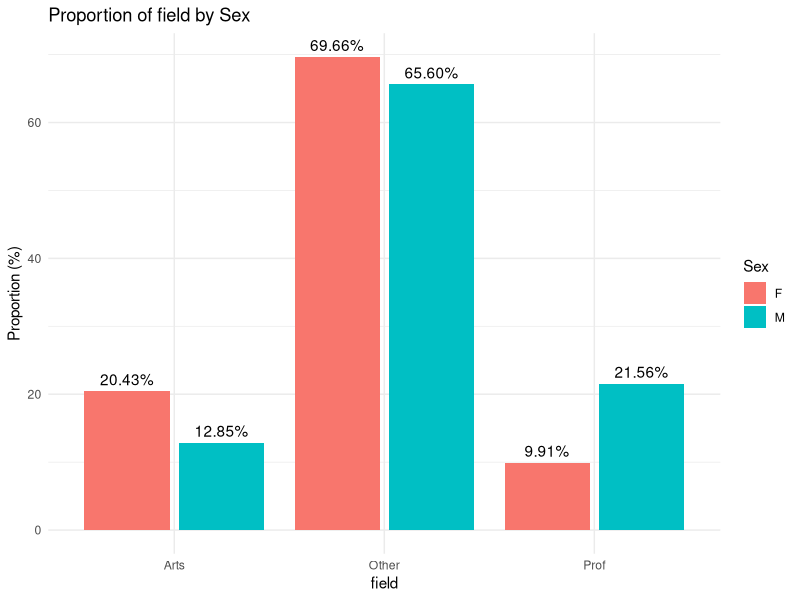
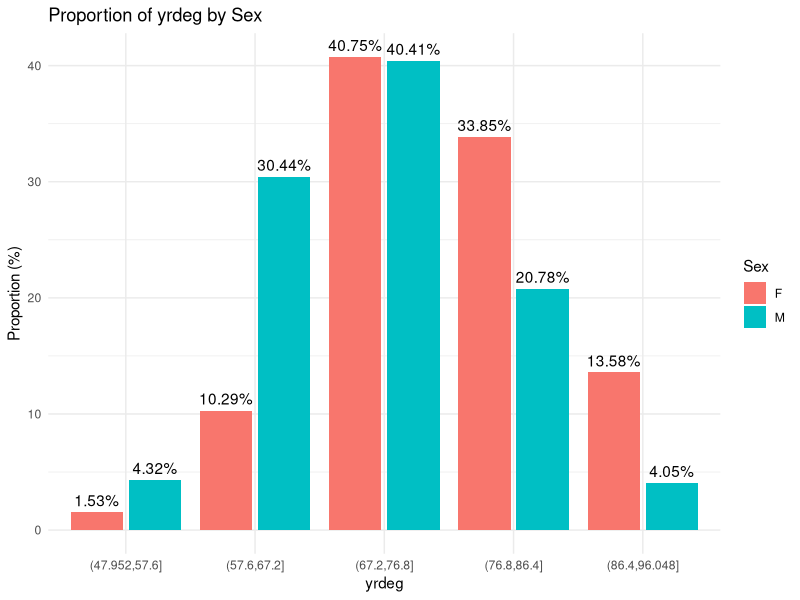
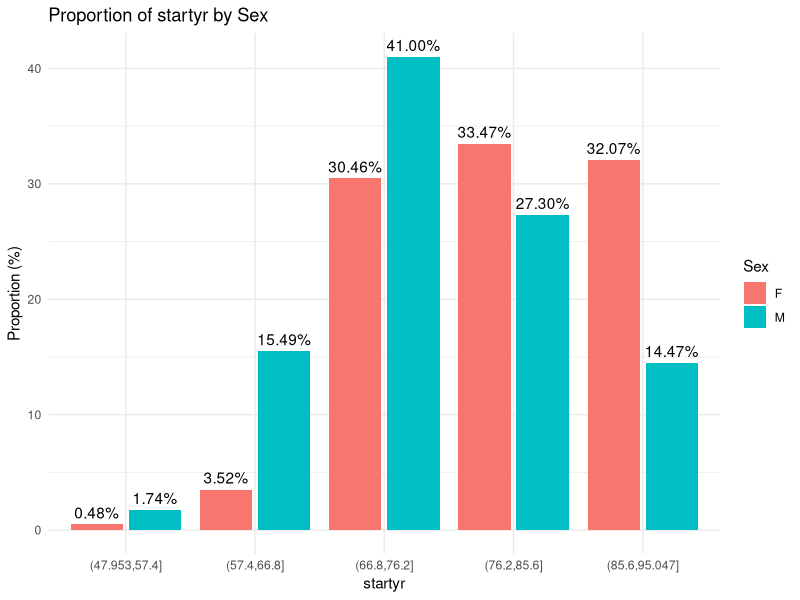
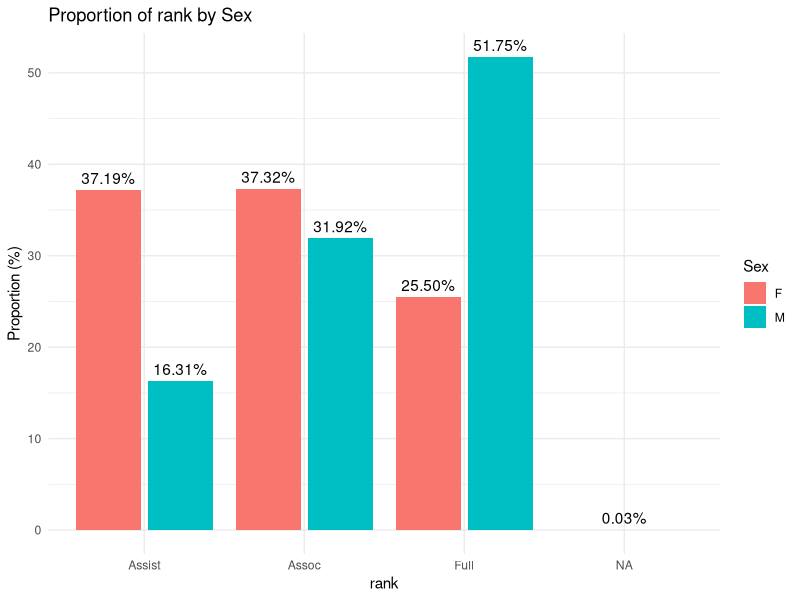
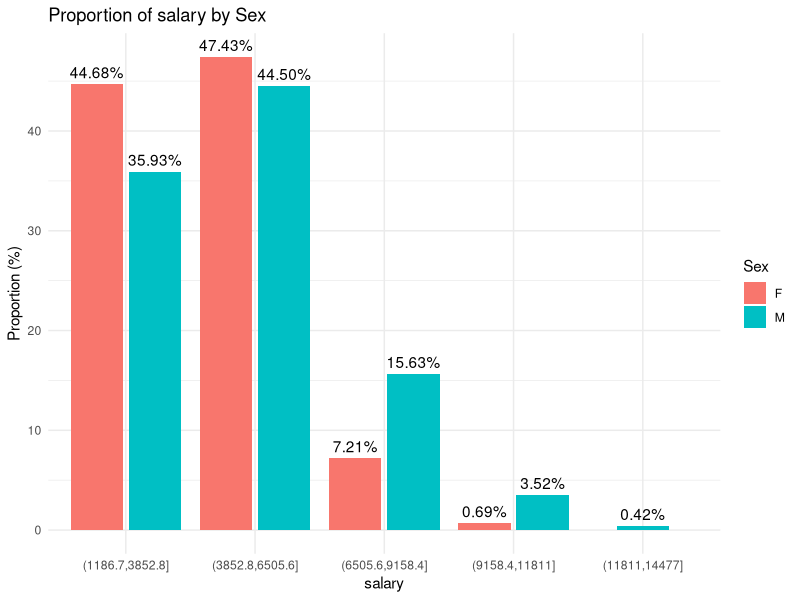
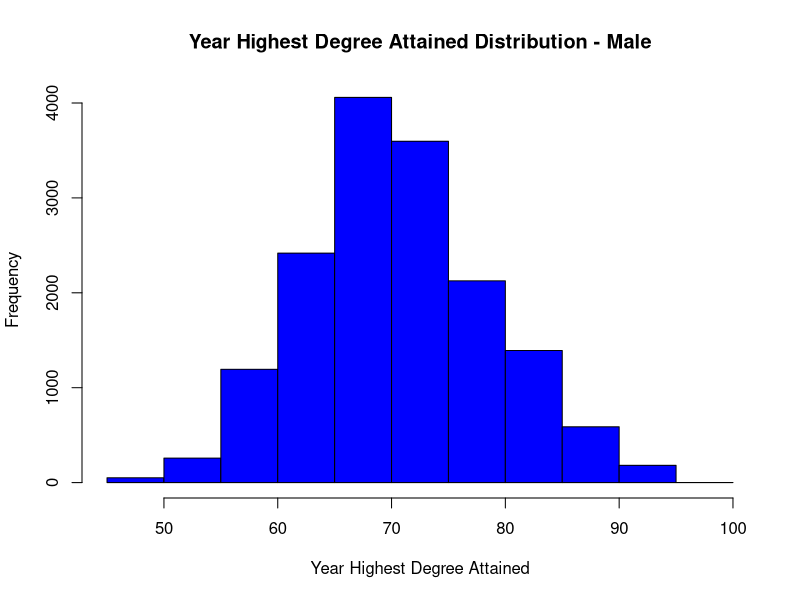
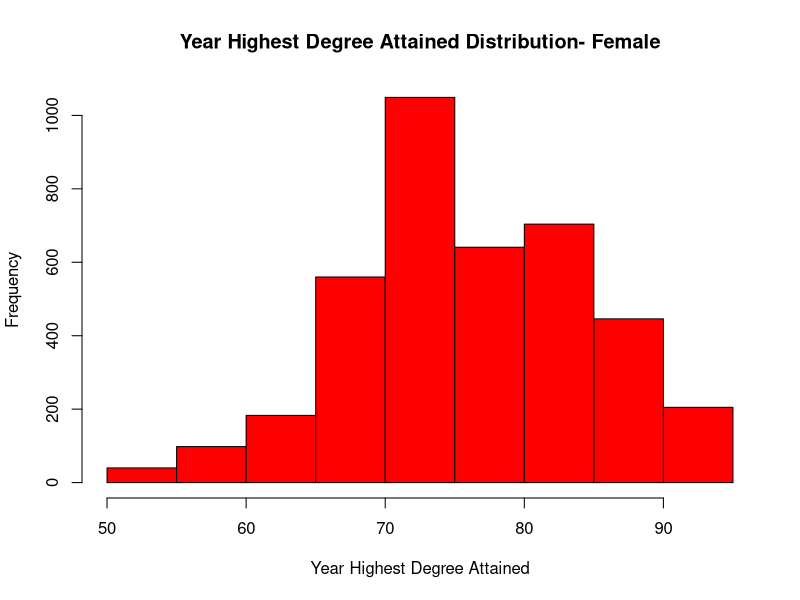
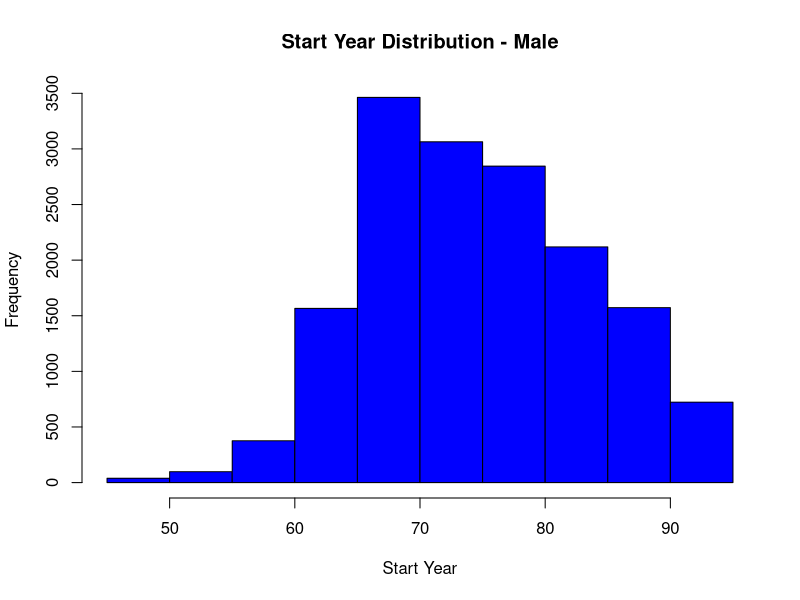

Write R code to recreate these figures, in order.
## ---- chunk 1
df <- read.table("salary.txt", header = TRUE, sep = "", stringsAsFactors = FALSE)
head(df)
## ---- chunk 2
df_male <- subset(df, sex == "M")
df_female <- subset(df, sex == "F")
## ---- chunk 3
print(summary(df_male))
## ---- chunk 4
print(summary(df_female))
## ---- chunk 5
library(ggplot2)
library(dplyr)

# Count total number of M and F in the dataset
total_sex <- df %>% count(sex)

for (stat in c("field", "yrdeg", "startyr", "rank", "salary")) {
  if (stat %in% c("yrdeg", "startyr", "salary")) {

    df <- df %>%
      mutate(binned = cut(!!sym(stat), breaks = 5, dig.lab = 5))
    df %>%
      count(binned, sex) %>%
      left_join(total_sex, by = "sex", suffix = c("", "_total")) %>%
      mutate(prop = n / n_total * 100) %>%
      ggplot(aes(x = binned, y = prop, fill = sex)) +
      geom_bar(stat = "identity", position = position_dodge2(preserve = "single")) +
      geom_text(aes(label = sprintf("%.2f%%", prop)), position = position_dodge2(width = 0.9, preserve = "single"), vjust = -0.5) +
      labs(x = stat, y = "Proportion (%)", fill = "Sex") +
      theme_minimal() +
      ggtitle(paste("Proportion of", stat, "by Sex")) -> p
    print(p)
  } else {

    df %>%
      count(!!sym(stat), sex) %>%
      left_join(total_sex, by = "sex", suffix = c("", "_total")) %>%
      mutate(prop = n / n_total * 100) %>%
      ggplot(aes(x = !!sym(stat), y = prop, fill = sex)) +
      geom_bar(stat = "identity", position = position_dodge2(preserve = "single")) +
      geom_text(aes(label = sprintf("%.2f%%", prop)), position = position_dodge2(width = 0.9, preserve = "single"), vjust = -0.5) +
      labs(x = stat, y = "Proportion (%)", fill = "Sex") +
      theme_minimal() +
      ggtitle(paste("Proportion of", stat, "by Sex")) -> p
    print(p)
  }
}
## ---- chunk 6
data_cleaned <- df
salary_male <- data_cleaned %>% filter(sex == "M" & year == 95) %>% pull(salary)
salary_female <- data_cleaned %>% filter(sex == "F"& year == 95) %>% pull(salary)
highest_degree_yr_male <- data_cleaned %>% filter(sex == "M") %>% pull(yrdeg)
highest_degree_yr_female <- data_cleaned %>% filter(sex == "F") %>% pull(yrdeg)
start_yr_male <- data_cleaned %>% filter(sex == "M") %>% pull(startyr)
start_yr_female <- data_cleaned %>% filter(sex == "F") %>% pull(startyr)

hist(highest_degree_yr_male, 
     main="Year Highest Degree Attained Distribution - Male", 
     xlab="Year Highest Degree Attained", 
     col="blue", 
     border="black")

hist(highest_degree_yr_female, 
     main="Year Highest Degree Attained Distribution- Female", 
     xlab="Year Highest Degree Attained", 
     col="red", 
     border="black")

hist(start_yr_male, 
     main="Start Year Distribution - Male", 
     xlab="Start Year", 
     col="blue", 
     border="black")

hist(start_yr_female, 
     main="Start Year Distribution - Female", 
     xlab="Start Year", 
     col="red", 
     border="black")

hist(salary_male, 
     main="Salary Distribution (1995) - Male", 
     xlab="Salary", 
     col="blue", 
     border="black")

hist(salary_female, 
     main="Salary Distribution (1995) - Female", 
     xlab="Salary", 
     col="red", 
     border="black")

hist(salary_male, 
     main="Salary Distribution (1995) - Male", 
     xlab="Salary", 
     col="blue", 
     border="black")
 
hist(salary_female, 
     main="Salary Distribution (1995) - Female", 
     xlab="Salary", 
     col="red", 
     border="black")
## ---- chunk 7
#Code block to comment out potential revisions on summary:
#For the categorical variables, our team focused on finding frequency counts and proportions. To reflect those statistics, we often used bar charts. 
#For the numerical variables, we looked at mean, median and mode to find the central tendency when comparing men to women. To analyze the dispersion of the data, we looked at the range, variance, standard deviation, and skew. To demonstrate the distribution of these numerical values, we looked at stacked histograms and then separated histograms filtered just on men and women.
